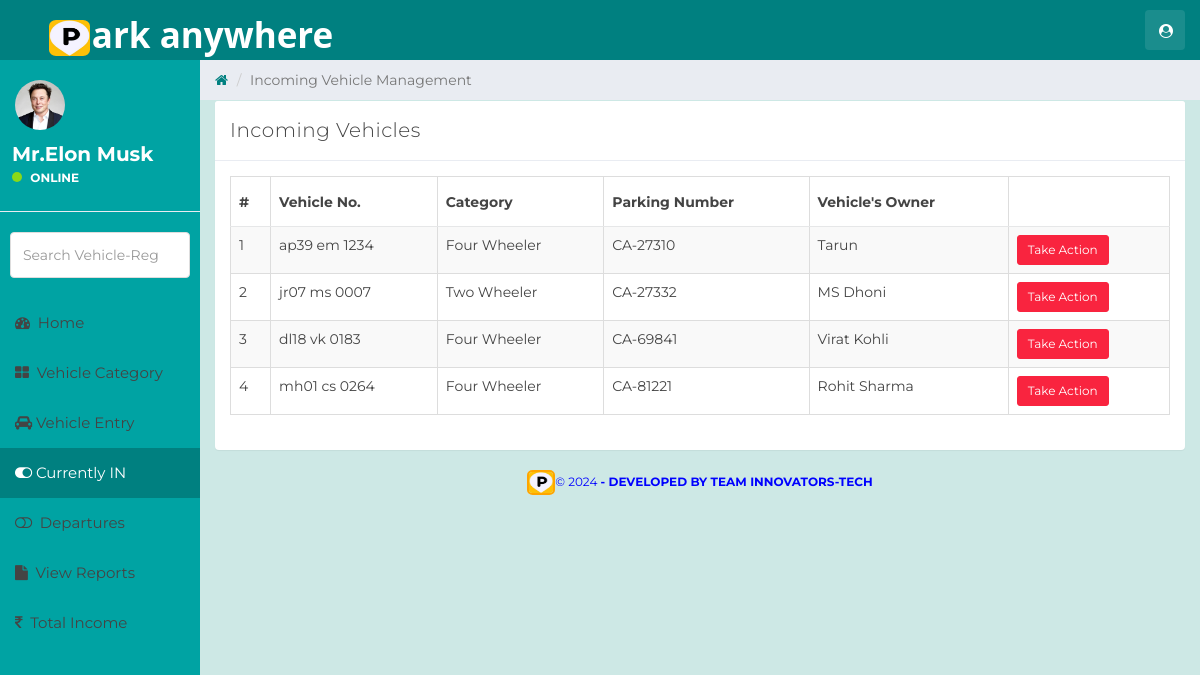
/in-vehicles.php (signed in), run on the app's committed database.
### tables this page shows
CREATE TABLE `vehicle_info` (
  `ID` int(10) NOT NULL,
  `ParkingNumber` varchar(120) DEFAULT NULL,
  `VehicleCategory` varchar(120) NOT NULL,
  `RegistrationNumber` varchar(120) DEFAULT NULL,
  `OwnerName` varchar(120) DEFAULT NULL,
  `OwnerContactNumber` bigint(10) DEFAULT NULL,
  `InTime` timestamp NULL DEFAULT current_timestamp(),
  `OutTime` timestamp NULL DEFAULT NULL ON UPDATE current_timestamp(),
  `ParkingCharge` varchar(120) NOT NULL,
  `Remark` mediumtext NOT NULL,
  `Status` varchar(5) NOT NULL
);

### in-vehicles.php (the view, shortened to what this page needs)
<?php
    include('includes/dbconn.php');
    if (strlen($_SESSION['vpmsaid']==0)) {
        header('location:logout.php');
        } else {
?>
<!DOCTYPE html>
<html>
<head>
	<link href="css/bootstrap.min.css" rel="stylesheet">
	<link href="css/font-awesome.min.css" rel="stylesheet">
    <link href="css/datatable.css" rel="stylesheet">
	<link href="css/datepicker3.css" rel="stylesheet">
	<link href="css/styles.css" rel="stylesheet">
</head>
<body style="background-color:#CDE8E5">
        <?php include 'includes/navigation.php' ?>
		<?php
		$page="in-vehicle";
		include 'includes/sidebar.php'
		?>
	<div class="col-sm-9 col-sm-offset-3 col-lg-10 col-lg-offset-2 main">
		<div class="row">
			<ol class="breadcrumb">
				<li><a href="dashboard.php">
					<em class="fa fa-home"></em>
				</a></li>
				<li class="active">Incoming Vehicle Management</li>
			</ol>
		</div>
		<div class="row">
			<div class="col-lg-12">
			</div>
		</div>
		<div class="row">
				<div class="col-lg-12">
					<div class="panel panel-default">
						<div class="panel-heading">Incoming Vehicles</div>
						<div class="panel-body">
                        <table id="example" class="table table-striped table-hover table-bordered" style="width:100%">
        <thead>
            <tr>
                <th>#</th>
                <th>Vehicle No.</th>
                <th>Category</th>
                <th>Parking Number</th>
                <th>Vehicle's Owner</th>
                <th></th>
            </tr>
        </thead>
        <tbody>
        <?php
        $ret=mysqli_query($con,"SELECT * FROM vehicle_info WHERE Status='' ORDER BY InTime DESC");
        $cnt=1;
        while ($row=mysqli_fetch_array($ret)) {
        ?>
            <tr>
            <td><?php echo $cnt;?></td>
            <td><?php  echo $row['RegistrationNumber'];?></td>
            <td><?php  echo $row['VehicleCategory'];?></td>
            <td><?php  echo 'CA-'.$row['ParkingNumber'];?></td>
            <td><?php  echo $row['OwnerName'];?></td>
            <td><a href="update-incomingdetail.php?updateid=<?php echo $row['ID'];?>"><button type="button" class="btn btn-sm btn-danger">Take Action</button></a>
            </td>
            </tr>
                <?php $cnt=$cnt+1;}?>
        </tbody>
    </table>
						</div>
					</div>
				</div>
</div>
        <?php include 'includes/footer.php'?>
	</div>
</body>
</html>
<?php }  ?>

### includes/navigation.php (shortened to what this page needs)
<nav class="navbar navbar-custom navbar-fixed-top" role="navigation">
		<div class="container-fluid">
			<div class="navbar-header">
				<a class="navbar-brand" href="./dashboard.php"><span><img src="Park Anywhere ICON.jpg" alt="" style="border-radius: 20%; width: 45px; height: 40px;border:2px solid teal;"></span>ark anywhere</a>
				<ul class="nav navbar-top-links navbar-right">
					<li class="dropdown"><a class="dropdown-toggle count-info" data-toggle="dropdown" href="#">
						<em class="fa fa-user-circle"></em>
					</a>
					</li>
				</ul>
			</div>
		</div>
	</nav>

### includes/sidebar.php (shortened to what this page needs)
<div style="background-color:#00A3A3" id="sidebar-collapse" class="col-sm-3 col-lg-2 sidebar">
	<div class="profile-sidebar">
		<div class="profile-userpic">
			<img src="Sample User Elon Musk.jpg" width="50" class="img-responsive" alt="Icon">
		</div>
		<div class="profile-usertitle">
			<div style="color:white" class="profile-usertitle-name">
				<b>Mr.Elon Musk</b>
			</div>
			<div style="color:white" class="profile-usertitle-status">
				<span class="indicator label-success"></span>
				<b>Online</b>
			</div>
		</div>
	</div>
	<form role="search" action="search-results.php" name="search" method="POST" enctype="multipart/form-data">
		<div class="form-group">
			<input type="text" class="form-control" id="searchdata" name="searchdata" placeholder="Search Vehicle-Reg">
		</div>
	</form>
	<ul class="nav menu">
		<li class="<?php if($page=="dashboard") {echo "active";}?>"><a href="dashboard.php"><em class="fa fa-dashboard">&nbsp;</em> Home</a></li>
		<li class="<?php if($page=="vehicle-category") {echo "active";}?>"><a href="vehicle-category.php"><em class="fa fa-th-large">&nbsp;</em> Vehicle Category</a></li>
		<li class="<?php if($page=="manage-vehicles") {echo "active";}?>">
			<a href="manage-vehicles.php"><em class="fa fa-car">&nbsp;</em>Vehicle Entry</a>
		</li>
		<li class="<?php if($page=="in-vehicle") {echo "active";}?>">
			<a href="in-vehicles.php"><em class="fa fa-toggle-on">&nbsp;</em>Currently IN</a>
		</li>
           <li class="<?php if($page=="out-vehicle") {echo "active";}?>">
			<a href="out-vehicles.php"><em class="fa fa-toggle-off">&nbsp;</em> Departures</a>
		</li>
		<li class="<?php if($page=="reports") {echo "active";}?>">
			<a href="reports.php"><em class="fa fa-file">&nbsp;</em> View Reports</a>
		</li>
		<li class="<?php if($page=="income") {echo "active";}?>">
			<a href="total-income.php"><em class="fa fa-rupee">&nbsp;</em> Total Income</a>
		</li>
	</ul>
</div>

### includes/footer.php
<footer>
	<div class="col-sm-12">
		<p class="back-link" style="color:blue;font-"><img src="Park Anywhere ICON.jpg" alt="" style="border-radius: 20%; width: 28px; height: 25px;border:2px solid orange;">&copy; <?php echo date("Y"); ?>
			<strong> - developed by team INNOVATORS-TECH
			</strong>
		</p>
	</div>
</footer>

### css/styles.css (style rules this page uses)
body { background: #f1f4f7; padding-top: 60px; font-size: 14px; color: #444444; font-family: "Montserrat", "Helvetica Neue", Helvetica, Arial, sans-serif; }
p { color: #777; }
a, a:hover, a:focus { color: #008080; }
input.form-control { border: 1px solid #ddd; box-shadow: none; height: 46px; }
.navbar-custom { background: teal; height: 60px; }
.navbar-header .navbar-brand { padding-left: 4%; color: #fff; font-size: 35px; font-style: bold; font-family: system-ui, -apple-system, BlinkMacSystemFont, 'Segoe UI', Roboto, Oxygen, Ubuntu, Cantarell, 'Open Sans', 'Helvetica Neue', sans-serif; font-weight: 900; height: 60px; padding-top: 18px; }
.navbar-header .navbar-brand span { color: #222; }
.dropdown { background: rgba(255, 255, 255, 0.1); float: left; margin: 10px 8px; padding: 0px; border-radius: 4px; }
.dropdown a.dropdown-toggle { color: #fff; height: 40px; width: 40px; padding-top: 11px; padding-left: 9px; }
.navbar-top-links li:last-child { margin-right: 15px; }
.dropdown em { margin: 0 5px; }
.btn-danger, .btn-danger:hover, .btn-danger:focus, .btn-danger:active, .btn-danger.active, .open > .dropdown-toggle.btn-danger, .btn-danger.disabled, .btn-danger[disabled], fieldset[disabled] .btn-danger, .btn-danger.disabled:hover, .btn-danger[disabled]:hover, fieldset[disabled] .btn-danger:hover, .btn-danger.disabled:focus, .btn-danger[disabled]:focus, fieldset[disabled] .btn-danger:focus, .btn-danger.disabled:active, .btn-danger[disabled]:active, fieldset[disabled] .btn-danger:active, .btn-danger.disabled.active, .btn-danger[disabled].active, fieldset[disabled] .btn-danger.active { background-color: #f9243f; border-color: #f9243f; }
.label-success { background-color: #8ad919; }
.panel { border: 0; }
.panel-heading { font-size: 20px; font-weight: 300; letter-spacing: 0.025em; height: 60px; line-height: 38px; }
.panel-default .panel-heading { background: #fff; border-bottom: 1px solid #e9ecf2; color: #444444; }
.navbar { border: 0; }
.sidebar { display: block; padding: 0; display: none; box-shadow: none; background: #fff; }
.sidebar ul { margin: 20px 0px; }
.sidebar form { padding: 10px 0 0 0; margin: 10px 10px 20px 10px; }
@media (min-width: 768px) { .sidebar { display: block; position: fixed; top: 60px; bottom: 0; left: 0; z-index: 1000; display: block; margin: 0; padding: 0; overflow-x: hidden; overflow-y: auto; } }
@media (min-width: 768px) { .navbar-header { width: 100%; } }
.sidebar ul.nav .active a, .sidebar ul.nav li.parent a.active, .sidebar ul.nav .active > a:hover, .sidebar ul.nav li.parent a.active:hover, .sidebar ul.nav .active > a:focus, .sidebar ul.nav li.parent a.active:focus { color: #fff; background-color: #008080; }
.sidebar ul.nav li a { height: 50px; font-size: 15px; line-height: 2em; color: #444444; }
.profile-sidebar { padding: 10px 0; border-bottom: 1px solid #e9ecf2; }
.indicator { width: 10px; height: 10px; display: inline-block; border-radius: 9999px; margin-right: 5px; }
.profile-userpic img { float: left; margin: 10px 0px 0px 15px; width: 50px; height: 50px; border-radius: 9999px !important; }
.profile-usertitle { float: left; text-align: left; margin: 10px 0 0 12px; }
.profile-usertitle-name { font-size: 20px; margin-bottom: 0px; }
.profile-usertitle-status { text-transform: uppercase; color: #AAA; font-size: 12px; font-weight: 600; margin-bottom: 15px; }
.breadcrumb { border-radius: 0; padding: 10px 15px 10px 15px; background: #e9ecf2; margin: 0; }
.table { background: #fff; }
.table > thead > tr > th { border-bottom: 1px solid #e6e7e8; vertical-align: middle; height: 50px; }
p.back-link { text-align: center; margin-bottom: 20px; font-size: 12px; text-transform: uppercase; }

### data on the page
vehicle_info: RegistrationNumber "ap39 em 1234", VehicleCategory "Four Wheeler", ParkingNumber "27310", OwnerName "Tarun"
vehicle_info: RegistrationNumber "jr07 ms 0007", VehicleCategory "Two Wheeler", ParkingNumber "27332", OwnerName "MS Dhoni"
vehicle_info: RegistrationNumber "dl18 vk 0183", VehicleCategory "Four Wheeler", ParkingNumber "69841", OwnerName "Virat Kohli"
vehicle_info: RegistrationNumber "mh01 cs 0264", VehicleCategory "Four Wheeler", ParkingNumber "81221", OwnerName "Rohit Sharma"
